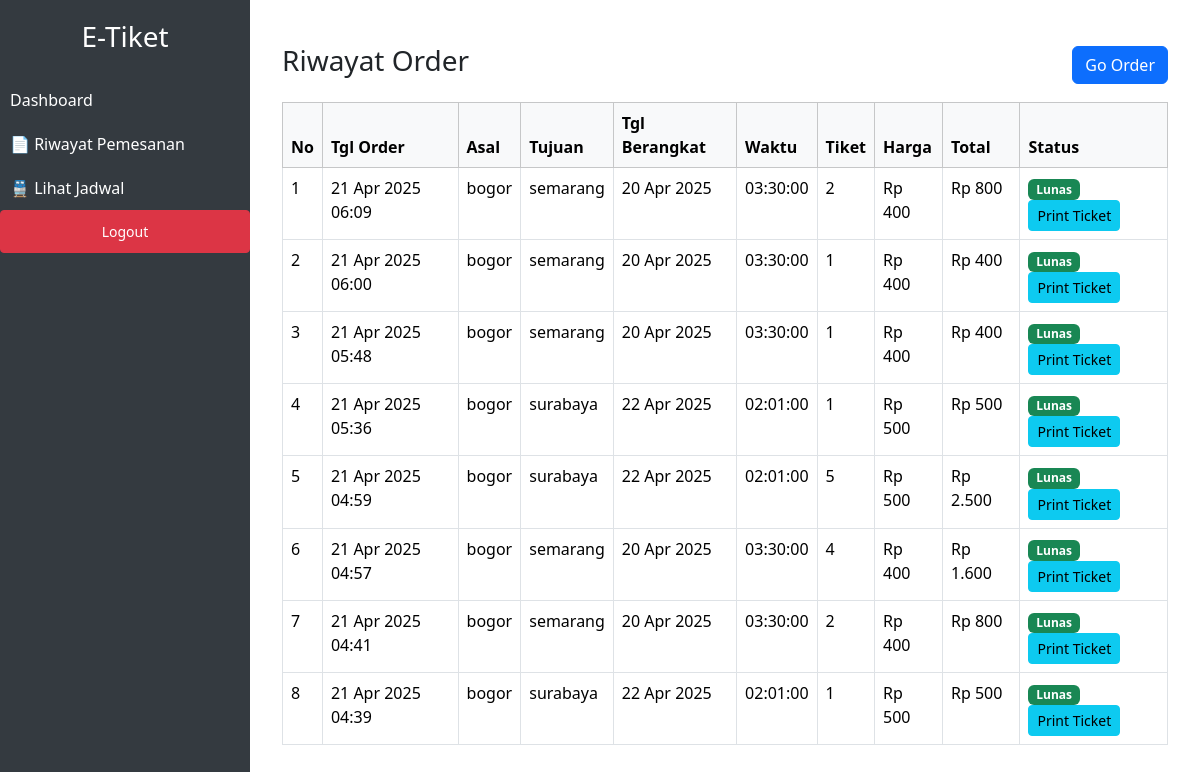
Screenshot of /order_history.php (signed in) with the database file from the repository.
### tables this page shows
CREATE TABLE `pemesanan` (
  `id` int NOT NULL,
  `id_user` int DEFAULT NULL,
  `id_jadwal` int DEFAULT NULL,
  `jumlah_tiket` int NOT NULL,
  `total_bayar` decimal(10,2) NOT NULL,
  `status_bayar` enum('belum bayar','sudah bayar','pending') NOT NULL,
  `waktu_pemesanan` timestamp NULL DEFAULT CURRENT_TIMESTAMP
);

CREATE TABLE `jadwal` (
  `id` int NOT NULL,
  `id_kereta` int DEFAULT NULL,
  `asal` varchar(255) NOT NULL,
  `tujuan` varchar(255) NOT NULL,
  `tanggal_berangkat` date NOT NULL,
  `waktu_berangkat` time NOT NULL,
  `waktu_sampai` time NOT NULL,
  `harga` decimal(10,2) NOT NULL
);

### models/Pemesanan.php (called while the page is built, shortened)
<?php
class Pemesanan {
    private $conn;
    private $table = "pemesanan";
    public function __construct($db) {
        $this->conn = $db;
    }
    public function getByUserId($id_user) {
        $stmt = $this->conn->prepare("
            SELECT
                p.*,
                j.asal, j.tujuan, j.tanggal_berangkat, j.waktu_berangkat, j.harga
            FROM {$this->table} p
            JOIN jadwal j ON p.id_jadwal = j.id
            WHERE p.id_user = :id_user
            ORDER BY p.waktu_pemesanan DESC
        ");
        $stmt->bindParam(':id_user', $id_user);
        $stmt->execute();
        return $stmt;
    }
}

### order_history.php (the view, shortened to what this page needs)
<?php
require_once "models/Pemesanan.php";
$database = new Database();
$db = $database->connect();
$pemesananModel = new Pemesanan($db);
$orders = $pemesananModel->getByUserId($_SESSION['user']['id']);
?>
<!DOCTYPE html>
<html lang="id">
<head>
    <link href="https://cdn.jsdelivr.net/npm/bootstrap@5.3.3/dist/css/bootstrap.min.css" rel="stylesheet">
</head>
<body>
<?php include 'sidebar.php'; ?>
<div class="content-wrapper">
    <div class="container-fluid mt-4">
        <div class="d-flex justify-content-between align-items-center mb-3">
            <h3>Riwayat Order</h3>
            <a href="jadwal_kereta.php" class="btn btn-primary">Go Order</a>
        </div>
        <table class="table table-bordered table-hover">
            <thead class="table-light">
                <tr>
                    <th>No</th>
                    <th>Tgl Order</th>
                    <th>Asal</th>
                    <th>Tujuan</th>
                    <th>Tgl Berangkat</th>
                    <th>Waktu</th>
                    <th>Tiket</th>
                    <th>Harga</th>
                    <th>Total</th>
                    <th>Status</th>
                </tr>
            </thead>
            <tbody>
                <?php $no = 1; while ($row = $orders->fetch(PDO::FETCH_ASSOC)): ?>
                <tr>
                    <td><?= $no++ ?></td>
                    <td><?= date('d M Y H:i', strtotime($row['waktu_pemesanan'])) ?></td>
                    <td><?= htmlspecialchars($row['asal']) ?></td>
                    <td><?= htmlspecialchars($row['tujuan']) ?></td>
                    <td><?= date('d M Y', strtotime($row['tanggal_berangkat'])) ?></td>
                    <td><?= htmlspecialchars($row['waktu_berangkat']) ?></td>
                    <td><?= $row['jumlah_tiket'] ?></td>
                    <td>Rp <?= number_format($row['harga'], 0, ',', '.') ?></td>
                    <td>Rp <?= number_format($row['total_bayar'], 0, ',', '.') ?></td>
                    <td>
                        <?php if ($row['status_bayar'] === 'pending'): ?>
                            <span class="badge bg-warning text-dark">Belum Bayar</span>
                        <?php else: ?>
                            <span class="badge bg-success">Lunas</span>
                            <button onclick="printTicket(<?= $row['id'] ?>)" class="btn btn-info btn-sm">Print Ticket</button>
                        <?php endif; ?>
                    </td>
                </tr>
                <?php endwhile; ?>
            </tbody>
        </table>
    </div>
</div>
</body>
</html>

### order_history.php (style rules this page uses)
.content-wrapper { margin-left: 250px; padding: 20px; }
body { margin: 0; }

### rows the page displays
pemesanan: waktu_pemesanan "21 Apr 2025 06:09", id_jadwal.asal "bogor", id_jadwal.tujuan "semarang", id_jadwal.tanggal_berangkat "20 Apr 2025", id_jadwal.waktu_berangkat "03:30:00", jumlah_tiket "2", id_jadwal.harga "400", total_bayar "800"
pemesanan: waktu_pemesanan "21 Apr 2025 06:00", id_jadwal.asal "bogor", id_jadwal.tujuan "semarang", id_jadwal.tanggal_berangkat "20 Apr 2025", id_jadwal.waktu_berangkat "03:30:00", jumlah_tiket "1", id_jadwal.harga "400", total_bayar "400"
pemesanan: waktu_pemesanan "21 Apr 2025 05:48", id_jadwal.asal "bogor", id_jadwal.tujuan "semarang", id_jadwal.tanggal_berangkat "20 Apr 2025", id_jadwal.waktu_berangkat "03:30:00", jumlah_tiket "1", id_jadwal.harga "400", total_bayar "400"
pemesanan: waktu_pemesanan "21 Apr 2025 05:36", id_jadwal.asal "bogor", id_jadwal.tujuan "surabaya", id_jadwal.tanggal_berangkat "22 Apr 2025", id_jadwal.waktu_berangkat "02:01:00", jumlah_tiket "1", id_jadwal.harga "500", total_bayar "500"
pemesanan: waktu_pemesanan "21 Apr 2025 04:59", id_jadwal.asal "bogor", id_jadwal.tujuan "surabaya", id_jadwal.tanggal_berangkat "22 Apr 2025", id_jadwal.waktu_berangkat "02:01:00", jumlah_tiket "5", id_jadwal.harga "500", total_bayar "2.500"
pemesanan: waktu_pemesanan "21 Apr 2025 04:57", id_jadwal.asal "bogor", id_jadwal.tujuan "semarang", id_jadwal.tanggal_berangkat "20 Apr 2025", id_jadwal.waktu_berangkat "03:30:00", jumlah_tiket "4", id_jadwal.harga "400", total_bayar "1.600"
pemesanan: waktu_pemesanan "21 Apr 2025 04:41", id_jadwal.asal "bogor", id_jadwal.tujuan "semarang", id_jadwal.tanggal_berangkat "20 Apr 2025", id_jadwal.waktu_berangkat "03:30:00", jumlah_tiket "2", id_jadwal.harga "400", total_bayar "800"
pemesanan: waktu_pemesanan "21 Apr 2025 04:39", id_jadwal.asal "bogor", id_jadwal.tujuan "surabaya", id_jadwal.tanggal_berangkat "22 Apr 2025", id_jadwal.waktu_berangkat "02:01:00", jumlah_tiket "1", id_jadwal.harga "500", total_bayar "500"
